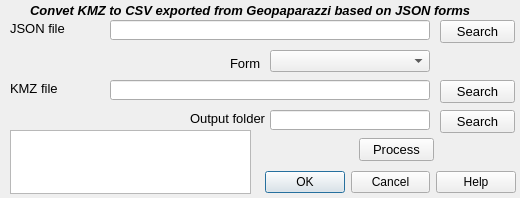
<?xml version="1.0" encoding="UTF-8"?>
<ui version="4.0">
 <class>kmlppcsvDialogBase</class>
 <widget class="QDialog" name="kmlppcsvDialogBase">
  <property name="geometry">
   <rect>
    <x>0</x>
    <y>0</y>
    <width>520</width>
    <height>198</height>
   </rect>
  </property>
  <property name="windowTitle">
   <string>kmzgeopapaimport</string>
  </property>
  <widget class="QDialogButtonBox" name="button_box">
   <property name="geometry">
    <rect>
     <x>265</x>
     <y>166</y>
     <width>251</width>
     <height>32</height>
    </rect>
   </property>
   <property name="orientation">
    <enum>Qt::Horizontal</enum>
   </property>
   <property name="standardButtons">
    <set>QDialogButtonBox::Cancel|QDialogButtonBox::Help|QDialogButtonBox::Ok</set>
   </property>
  </widget>
  <widget class="QLineEdit" name="jsonarcbase">
   <property name="geometry">
    <rect>
     <x>110</x>
     <y>20</y>
     <width>320</width>
     <height>20</height>
    </rect>
   </property>
  </widget>
  <widget class="QLabel" name="label_1">
   <property name="geometry">
    <rect>
     <x>30</x>
     <y>0</y>
     <width>451</width>
     <height>20</height>
    </rect>
   </property>
   <property name="font">
    <font>
     <family>Arial</family>
     <pointsize>10</pointsize>
     <weight>75</weight>
     <italic>true</italic>
     <bold>true</bold>
    </font>
   </property>
   <property name="text">
    <string>Convet KMZ to CSV exported from Geopaparazzi based on JSON forms</string>
   </property>
  </widget>
  <widget class="QLabel" name="label_2">
   <property name="geometry">
    <rect>
     <x>10</x>
     <y>20</y>
     <width>91</width>
     <height>16</height>
    </rect>
   </property>
   <property name="font">
    <font>
     <family>Arial</family>
     <pointsize>10</pointsize>
    </font>
   </property>
   <property name="text">
    <string>JSON file</string>
   </property>
  </widget>
  <widget class="QPushButton" name="examinarjson">
   <property name="geometry">
    <rect>
     <x>440</x>
     <y>20</y>
     <width>75</width>
     <height>23</height>
    </rect>
   </property>
   <property name="font">
    <font>
     <family>Arial</family>
     <pointsize>10</pointsize>
    </font>
   </property>
   <property name="text">
    <string>Search</string>
   </property>
  </widget>
  <widget class="QComboBox" name="formatosjson">
   <property name="geometry">
    <rect>
     <x>270</x>
     <y>50</y>
     <width>160</width>
     <height>22</height>
    </rect>
   </property>
  </widget>
  <widget class="QLabel" name="label_3">
   <property name="geometry">
    <rect>
     <x>10</x>
     <y>80</y>
     <width>91</width>
     <height>16</height>
    </rect>
   </property>
   <property name="font">
    <font>
     <family>Arial</family>
     <pointsize>10</pointsize>
    </font>
   </property>
   <property name="text">
    <string>KMZ file</string>
   </property>
  </widget>
  <widget class="QLineEdit" name="kmzarcentrada">
   <property name="geometry">
    <rect>
     <x>110</x>
     <y>80</y>
     <width>320</width>
     <height>20</height>
    </rect>
   </property>
  </widget>
  <widget class="QPushButton" name="examinarkmz">
   <property name="geometry">
    <rect>
     <x>440</x>
     <y>80</y>
     <width>75</width>
     <height>23</height>
    </rect>
   </property>
   <property name="font">
    <font>
     <family>Arial</family>
     <pointsize>10</pointsize>
    </font>
   </property>
   <property name="text">
    <string>Search</string>
   </property>
  </widget>
  <widget class="QLabel" name="label_4">
   <property name="geometry">
    <rect>
     <x>230</x>
     <y>55</y>
     <width>31</width>
     <height>16</height>
    </rect>
   </property>
   <property name="font">
    <font>
     <family>Arial</family>
     <pointsize>10</pointsize>
    </font>
   </property>
   <property name="text">
    <string>Form</string>
   </property>
  </widget>
  <widget class="QPushButton" name="destino">
   <property name="geometry">
    <rect>
     <x>440</x>
     <y>110</y>
     <width>75</width>
     <height>23</height>
    </rect>
   </property>
   <property name="font">
    <font>
     <family>Arial</family>
     <pointsize>10</pointsize>
    </font>
   </property>
   <property name="text">
    <string>Search</string>
   </property>
  </widget>
  <widget class="QLineEdit" name="csvarch">
   <property name="geometry">
    <rect>
     <x>270</x>
     <y>110</y>
     <width>160</width>
     <height>20</height>
    </rect>
   </property>
  </widget>
  <widget class="QLabel" name="label_5">
   <property name="geometry">
    <rect>
     <x>190</x>
     <y>110</y>
     <width>81</width>
     <height>16</height>
    </rect>
   </property>
   <property name="font">
    <font>
     <family>Arial</family>
     <pointsize>10</pointsize>
    </font>
   </property>
   <property name="text">
    <string>Output folder</string>
   </property>
  </widget>
  <widget class="QPushButton" name="procesardat">
   <property name="geometry">
    <rect>
     <x>359</x>
     <y>138</y>
     <width>75</width>
     <height>23</height>
    </rect>
   </property>
   <property name="font">
    <font>
     <family>Arial</family>
     <pointsize>10</pointsize>
    </font>
   </property>
   <property name="text">
    <string>Process</string>
   </property>
  </widget>
  <widget class="QTextEdit" name="datos">
   <property name="geometry">
    <rect>
     <x>10</x>
     <y>130</y>
     <width>241</width>
     <height>64</height>
    </rect>
   </property>
  </widget>
 </widget>
 <resources/>
 <connections>
  <connection>
   <sender>button_box</sender>
   <signal>accepted()</signal>
   <receiver>kmlppcsvDialogBase</receiver>
   <slot>accept()</slot>
   <hints>
    <hint type="sourcelabel">
     <x>20</x>
     <y>20</y>
    </hint>
    <hint type="destinationlabel">
     <x>20</x>
     <y>20</y>
    </hint>
   </hints>
  </connection>
  <connection>
   <sender>button_box</sender>
   <signal>rejected()</signal>
   <receiver>kmlppcsvDialogBase</receiver>
   <slot>reject()</slot>
   <hints>
    <hint type="sourcelabel">
     <x>20</x>
     <y>20</y>
    </hint>
    <hint type="destinationlabel">
     <x>20</x>
     <y>20</y>
    </hint>
   </hints>
  </connection>
 </connections>
</ui>
